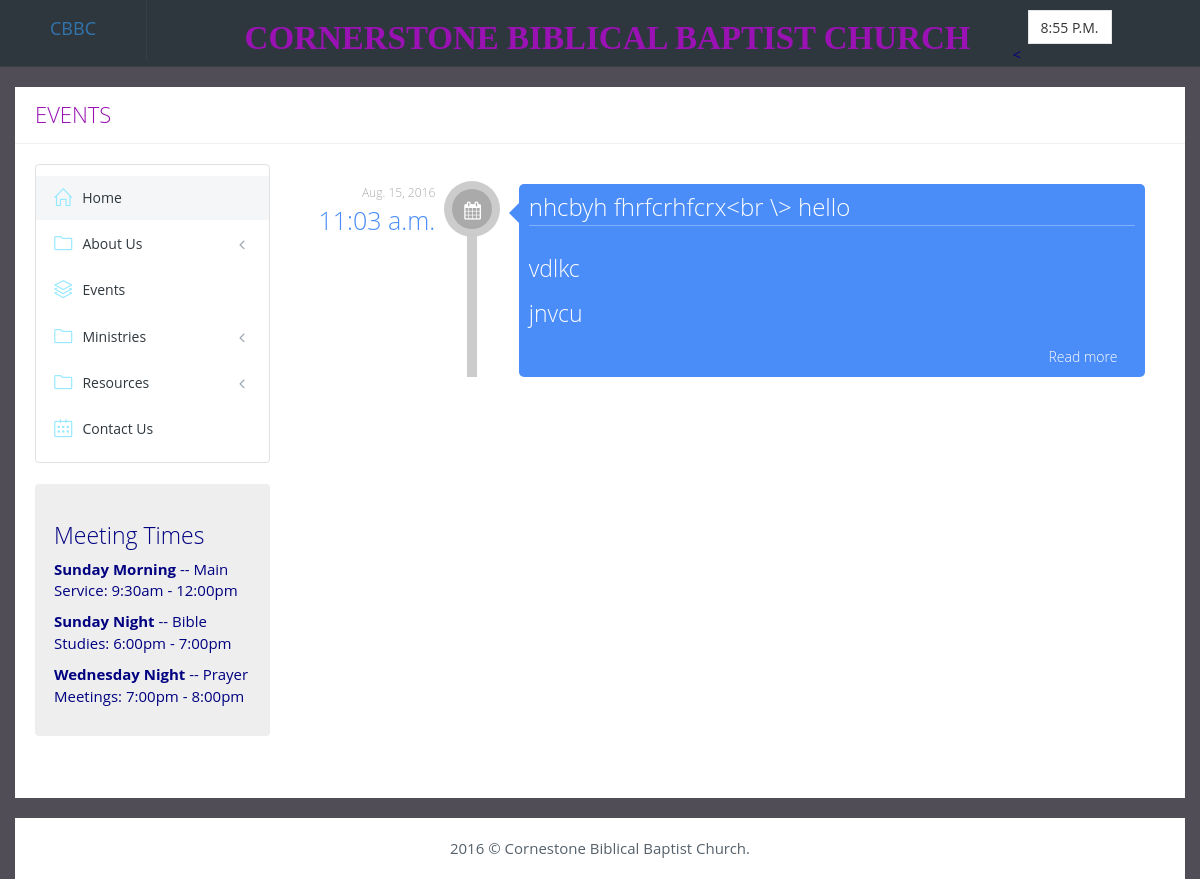
Page /events/event/ on the committed database.
### events/models.py (models this page shows, shortened)
class Event(models.Model):
	theme = models.CharField(max_length=100)
	theme_verse = models.CharField(max_length=100)
	verse = models.CharField(max_length=500)
	name = models.CharField(max_length=100)
	details = models.TextField()
	location = models.CharField(max_length=300)
	time = models.TimeField(auto_now_add=False)
	date = models.DateField(auto_now_add=False)
	date_posted = models.DateTimeField(auto_now_add=True)

### events/views.py (the view)
def event(request):
	events = Event.objects.order_by('-id')
	context = {
		'events' : events,
		'title': 'Events',
	}
	return render(request, 'event.html', context)

### events/templates/event.html
{% extends "base.html" %}
{% block content %}
   <div class="portlet light">
				<div class="portlet-body">
					<div class="row">
					{% for item in events %}
						<div class="col-md-12">
							<ul class="timeline">
<li class="timeline-blue">
									<div class="timeline-time">
										<span class="date">
										{{item.date}} </span>
										<span class="time">
										{{item.time}} </span>
									</div>
									<div class="timeline-icon">
										<i class="fa fa-calendar"></i>
									</div>
									<div class="timeline-body">
										<h2>{{item.name}} </h2>
										<div class="timeline-content">
											<h3>{{item.theme}}</h3>
											<h3>{{item.location}}</h3>
										</div>
										<div class="timeline-footer">
											<a href="{% url 'event_detail' item.id %}" class="nav-link pull-right">
											Read more <i class="m-icon-swapright m-icon-white"></i>
											</a>
										</div>
									</div>
								</li>
								</ul>
								</div>
								{% endfor %}
								</div>
								</div>
								</div>
{% endblock %}

### static/css/layout.css (style rules this page uses)
body { background-color: #514D57; background-position: center center; background-size: cover; background-attachment: fixed; }
html { height: 100%; }

### static/css/timeline-old.css (style rules this page uses)
.timeline { margin: 0; padding: 0; list-style: none; position: relative; }
.timeline:before { content: ''; position: absolute; top: 0; bottom: 0; width: 10px; background: #ccc; left: 20%; margin-left: -10px; }
.timeline > li { position: relative; }
.timeline > li .timeline-time { display: block; width: 15%; text-align: right; position: absolute; }
.timeline > li .timeline-time span { display: block; text-align: right; }
.timeline > li .timeline-time span.date { font-size: 12px; color: #aaa; display: block; font-weight: 300; }
.timeline > li .timeline-time span.time { font-weight: 300; font-size: 25px; line-height: 38px; }
.timeline > li .timeline-body { margin: 0 0 15px 25%; color: #fff; padding: 10px; font-weight: 300; position: relative; border-radius: 5px; }
.timeline > li .timeline-body h2 { margin-top: 0px; padding: 0 0 5px 0; border-bottom: 1px solid rgba(255, 255, 255, 0.3); font-size: 24px; }
.timeline > li .timeline-content { font-size: 14px; }
.timeline > li .timeline-body a.nav-link { display: inline-block; margin-top: 10px; color: #fff; font-size: 14px; padding: 0px; text-align: left; text-decoration: none; }
.timeline > li .timeline-body:after { right: 100%; border: solid transparent; content: " "; height: 0; width: 0; position: absolute; pointer-events: none; border-right-color: #3594cb; border-width: 10px; top: 19px; }
.timeline > li .timeline-content:after, .timeline > li .timeline-content:before { display: table; line-height: 0; content: ""; }
.timeline > li .timeline-content:after { clear: both; }
.timeline > li .timeline-footer:after, .timeline > li .timeline-footer:before { content: ""; display: table; line-height: 0; }
.timeline > li .timeline-footer:after { clear: both; }
.timeline > li .timeline-icon { width: 40px; height: 40px; speak: none; font-style: normal; font-weight: normal; font-variant: normal; text-transform: none; font-size: 1.4em; line-height: 40px; -webkit-font-smoothing: antialiased; position: absolute; color: #fff; background: #aaa; border-radius: 50%; box-shadow: 0 0 0 8px #ccc; text-align: center; left: 20%; top: 0; margin: 5px 0 0 -25px; padding-bottom: 3px; padding-right: 1px; padding-left: 2px; -webkit-border-radius: 30px !important; -moz-border-radius: 30px !important; border-radius: 30px !important; }
.timeline > li .timeline-icon > i { font-size: 18px; }
.timeline li.timeline-blue .timeline-body:after { border-right-color: #4b8df8; }
.timeline li.timeline-blue .timeline-body { background: #4b8df8; }
.timeline li.timeline-blue .timeline-time span.time { color: #4b8df8; }

### rows in the picture
Event: date "Aug. 15, 2016", time "11:03 a.m.", name "nhcbyh fhrfcrhfcrx<br \\> hello", theme "vdlkc", location "jnvcu"

### other values in the picture
{{ title }} "EVENTS"
